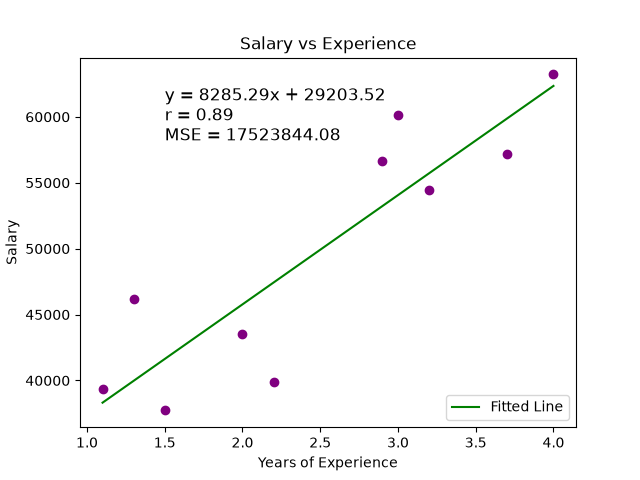

Reproduce this figure in Python.
# assignment 2 
# create a linear regression model (python) to model salary based on years of experience
import sys
import pandas as pd
import matplotlib.pyplot as plt
from sklearn.linear_model import LinearRegression
from scipy.stats import linregress
from sklearn.metrics import mean_squared_error, root_mean_squared_error

if len(sys.argv) != 4:
    print("Usage: python linear_regression_python.py <filename> <x_column> <y_column>")
    sys.exit(1)

# Assign function arguments to variable names 
filename = sys.argv[1]
x_col = sys.argv[2]
y_col = sys.argv[3]

# import csv file into pandas df and assign x and y variables

df = pd.read_csv(filename)
x = df[x_col]
y = df[y_col]

# fit a linear regression model to the data (salary as a fx of years of experience) 
# and calculate the slope, intercept, r value, MSE, and RMSE
slope, intercept, r_value, p_value, std_err = linregress(x, y)
y_pred = slope * x + intercept
mse = mean_squared_error(y, y_pred)
rmse = root_mean_squared_error(y, y_pred)

# print the slope, intercept, r value, MSE, and RMSE to console
print(f'Slope for linear regression: {slope:.3f}')
print(f'Intercept for linear regression: {intercept:.3f}')
# print(f'Standard error for linear regression: {std_err:.3f}')
print(f'R value for linear regression: {r_value:.3f}')
print(f'MSE for linear regression: {mse:.3f}')
print(f'RMSE for linear regression: {rmse:.3f}')



# graph the raw data and the calculated regression line
# and save the plot to a file "linear_regression_python.png"
plt.scatter(df['YearsExperience'], df['Salary'], color='purple') # graph data from original table
plt.plot(df['YearsExperience'], y_pred, 'g-', label = "Fitted Line") # add in calculated linear regression using model previously generated
plt.text(1.5, df['Salary'].max() - 5000,
         f"y = {slope:.2f}x + {intercept:.2f}\n"
         f"r = {r_value:.2f}\nMSE = {mse:.2f}",
         fontsize=12)
plt.title('Salary vs Experience')
plt.xlabel('Years of Experience')
plt.ylabel('Salary')
plt.legend()
plt.savefig('linear_regression_python.png')
plt.show()
